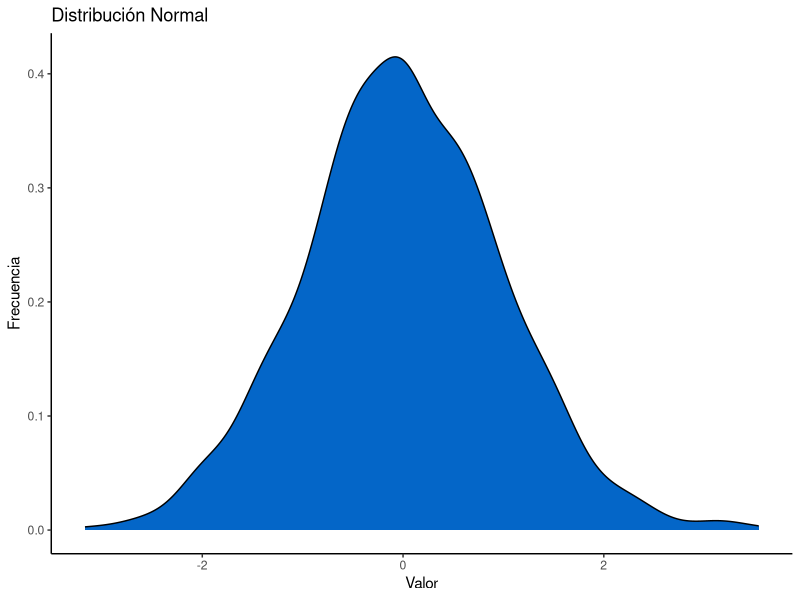

Generate this figure with R:
## ---- chunk 1
knitr::opts_chunk$set(echo = FALSE)
## ---- chunk 2
chicle <- 10
chicle
## ---- chunk 3
as.character(5)
as.logical(1)
## ---- chunk 4
juan <- 5
jose =  5
## ---- chunk 5
vec <- 1 # Crear un vector
# Vectores de más de un elemento usar c()
vector1 <- c(1,3,4,5,6)
vector2 <- 1:10

vector2 + 2 # Vectorización

## ---- chunk 6
head(iris, n = c(3,3))
## ---- chunk 7
library(ggplot2)

# Generar datos de una distribución normal
datos_normal <- data.frame(x = rnorm(1000, mean = 0, sd = 1))


# Crear un histograma
ggplot(datos_normal, aes(x)) +
  geom_density(color = "black", fill = "#0466c8") +
  labs(title = "Distribución Normal", x = "Valor", y = "Frecuencia") + theme_classic()
